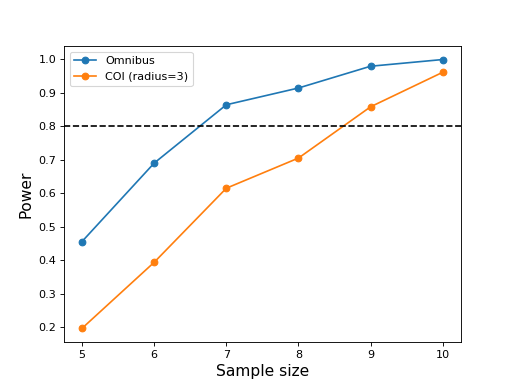

This chart was generated by the following Python code:
import numpy as np
from matplotlib import pyplot
import power1d

#(0) Create geometry and noise models:
J          = 5    # sample size
Q          = 101  # continuum size
q          = 65   # signal location
baseline   = power1d.geom.Null(Q=Q)
signal0    = power1d.geom.Null(Q=Q)
signal1    = power1d.geom.GaussianPulse(Q=101, q=q, amp=1.3, sigma=10)
noise      = power1d.noise.Gaussian(J=5, Q=101, sigma=1)

#(1) Create data sample models:
model0     = power1d.models.DataSample(baseline, signal0, noise, J=J)  #null
model1     = power1d.models.DataSample(baseline, signal1, noise, J=J)  #alternative

#(2) Iteratively simulate for a range of sample sizes:
np.random.seed(0)    #seed the random number generator
JJ         = [5, 6, 7, 8, 9, 10]  #sample sizes
tstat      = power1d.stats.t_1sample  #test statistic function
emodel0    = power1d.models.Experiment(model0, tstat) # null
emodel1    = power1d.models.Experiment(model1, tstat) # alternative
sim        = power1d.ExperimentSimulator(emodel0, emodel1)
### loop through the different sample sizes:
power_omni = []
power_coi  = []
coir       = 3
for J in JJ:
        emodel0.set_sample_size( J )
        emodel1.set_sample_size( J )
        results = sim.simulate( 1000 )
        results.set_coi( ( q , coir ) )  #create a COI at the signal location
        power_omni.append( results.p_reject1 )  #omnibus power
        power_coi.append( results.p_coi1[0] )   #coi power

#(3) Plot the results:
ax = pyplot.axes()
ax.plot(JJ, power_omni, 'o-', label='Omnibus')
ax.plot(JJ, power_coi,  'o-', label='COI (radius=%d)' %coir)
ax.axhline(0.8, color='k', linestyle='--')
ax.set_xlabel('Sample size', size=14)
ax.set_ylabel('Power', size=14)
ax.legend()
pyplot.show()
